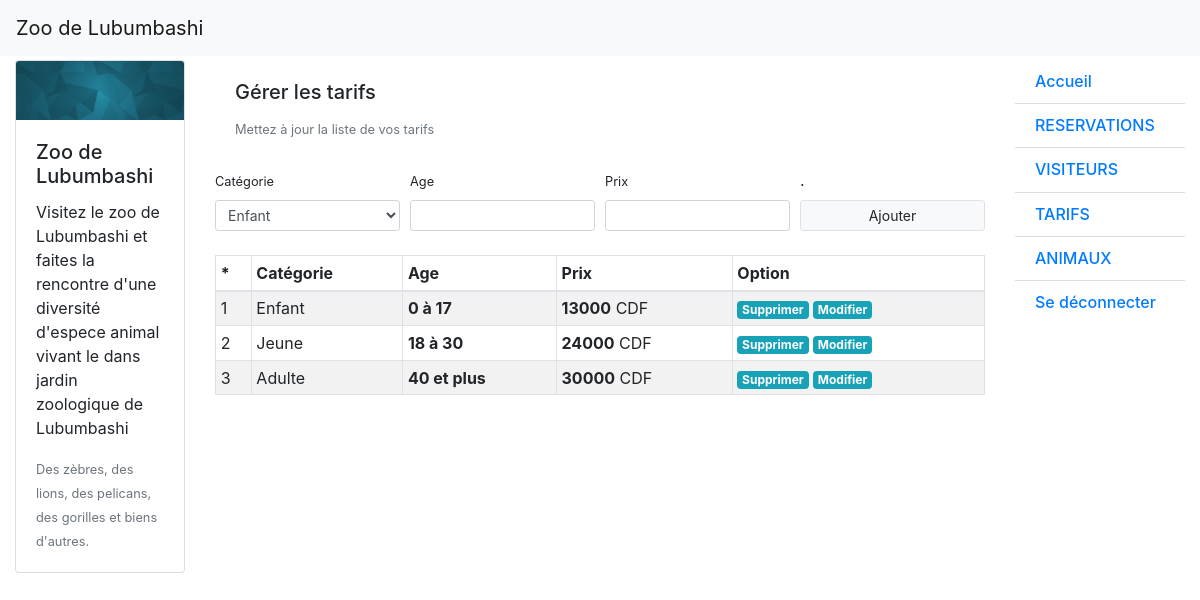
Screenshot of /traitement/vues/vues_admin/gerer-tarifs.php with the database file from the repository.
### tables this page shows
CREATE TABLE `tarifs` (
  `id` int(11) NOT NULL,
  `categorie` varchar(100) NOT NULL,
  `age` varchar(100) NOT NULL,
  `prix` int(11) NOT NULL
);

### traitement/models/BDD.php (called while the page is built, shortened)
<?php
    function bdd() {
        try {
            $serveur = "mysql:host=localhost;dbname=zoo";
            $utilisateur = "root";
            $mot_de_passe = "";
            $connexion = new PDO($serveur, $utilisateur, $mot_de_passe);
            return $connexion;
        } catch (Exception $e) {
            die ('Erreur : ' . $e -> getMessage());
            return NULL;
        }
    }
    function contenu( $table ) {
        if(empty($table) == FALSE) {
            $requete =  'SELECT * FROM ' . $table ;
            $resultat = bdd() -> query($requete);
            if($resultat) {   return $resultat;   } else {    return NULL;   }
        }
    }

### traitement/vues/vues_admin/gerer-tarifs.php (the view, shortened to what this page needs)
<!DOCTYPE html>
<html lang="en">
<head>
    <link rel="stylesheet" href="../../../css/bootstrap.min.css">
</head>
<body>
<div class="container-fluid">
  <header class="row">
    <div class="col-lg-12">
    <nav class="navbar navbar-expand-lg navbar-light bg-light fixed-top">
    <a class="navbar-brand" href="#">Zoo de Lubumbashi
    </a>
    </nav>
    </div>
  </header>
  <div class="row">
    <div class="col-lg-2">
      <div class="row">
        <aside class="col-lg-12">
        <div class="card-deck">
        <div class="card">
            <img src="../../../img/parallax-bg.jpg" class="card-img-top" alt="...">
            <div class="card-body">
                <h5 class="card-title">Zoo de Lubumbashi</h5>
                <p class="card-text">
                Visitez le zoo de Lubumbashi et faites la rencontre d'une diversité d'espece animal
                vivant le dans jardin zoologique de Lubumbashi</p>
                <p class="card-text"><small class="text-muted">Des zèbres, des lions, des pelicans, des gorilles et biens d'autres.</small></p>
            </div>
        </div>
</div>
        </aside>
      </div>
    </div>
    <section class="col-lg-8">
        <div class="card-body">
            <h5 class="card-title">Gérer les tarifs</h5>
            <p class="card-text"><small class="text-muted">Mettez à jour la liste de vos tarifs</small></p>
        </div>
    <form action="../../controllers/admin/gerer.php" method="post">
    <div class="form-row">
        <div class="col-3">
            <label for=""><small>Catégorie</small></label>
            <select name="categorie" class="form-control form-control-sm" >
                <option>Enfant</option>
            </select>
        </div>
        <div class="col-3">
            <label for="age"><small>Age</small></label>
            <input type="text" name="age" id="age" class="form-control form-control-sm">
        </div>
        <div class="col-3">
          <label for="prix"><small>Prix</small></label>
          <input type="text" name="prix" id="prix" class="form-control form-control-sm">
        </div>
        <div class="col-3">
          <label for="">.</label>
          <button type="submit" name="form_tarifs" class="form-control form-control-sm btn-light border">Ajouter</button>
        </div>
      </div>
    </form>
    <br>
    <table class="table table-bordered table-striped table-condensed table-sm table-hover">
      <thead>
          <tr>
              <th>*</th>
              <th>Catégorie</th>
              <th>Age</th>
              <th>Prix</th>
              <th>Option</th>
          </tr>
      </thead>
      <tbody>
        <?php
            require_once '../../models/BDD.php';
            $tarifs = contenu($GLOBALS['table_tarifs']);
            if( empty($tarifs) ) {
                echo '<tr><td>Vide</td></tr>';
            }
            else {
                while( $resultat = $tarifs -> fetch() ) {
            ?>
                <tr>
                    <td scope="row"><?= $resultat['id']; ?></td>
                    <td><?= $resultat['categorie']; ?></td>
                    <td><?= '<strong>' . $resultat['age'] . '</strong>';  ?></td>
                    <td><?= '<strong>' . $resultat['prix'] . '</strong> CDF'; ?></td>
                    <td>
                        <a href="<?= '../../controllers/admin/gerer.php?supprimer_tarifs=' . $resultat['id'] ?>"><span class="badge badge-info">Supprimer</span></a>
                        <a href="<?= '../../controllers/admin/gerer.php?supprimer_tarifs=' . $resultat['id'] ?>"><span class="badge badge-info">Modifier</span></a>
                    </td>
                </tr>
            <?php } }?>
        </tbody>
    </table>
    </section>
    <div class="col-lg-2">
        <div class="row">
        <aside class="col-lg-12">
        <ul class="list-group list-group-flush">
            <li class="h6 list-group-item list-group-item-action"><a href="gerer.php">Accueil</a></li>
            <li class="h6 list-group-item list-group-item-action"><a href="gerer-reservations.php">RESERVATIONS</a></li>
            <li class="h6 list-group-item list-group-item-action"><a href="gerer-visiteurs.php">VISITEURS</a></li>
            <li class="h6 list-group-item list-group-item-action"><a href="gerer-tarifs.php">TARIFS</a></li>
            <li class="h6 list-group-item list-group-item-action"><a href="gerer-animaux.php">ANIMAUX</a></li>
            <li class="h6 list-group-item list-group-item-action"><a href="#">Se déconnecter</a></li>
        </ul>
        </aside>
        </div>
    </div>
  </div>
  </div>
</body>
</html>

### traitement/vues/vues_admin/gerer-tarifs.php (style rules this page uses)
.container-fluid { margin-top : 5%; }
.card-deck { margin-bottom: 2%; }

### rows the page displays
tarifs: id "1", categorie "Enfant", age "0 à 17", prix "13000"
tarifs: id "2", categorie "Jeune", age "18 à 30", prix "24000"
tarifs: id "3", categorie "Adulte", age "40 et plus", prix "30000"
